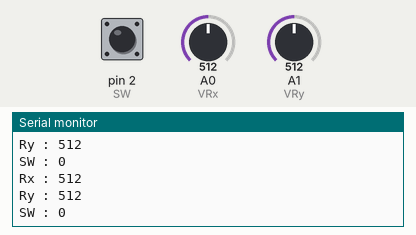
The sketch below on a simulated Arduino Uno, built with avr-gcc and run on an emulated ATmega328P. Shown: the last lines printed to the serial monitor. Inputs (shaded band) come from the test bench; at power-on: A0 (VRx) = 512, A1 (VRy) = 512, pin 2 (SW) HIGH.

Above: at 1.8 s.
1.9 s: A0 (VRx) set to 716
At 2.8 s:
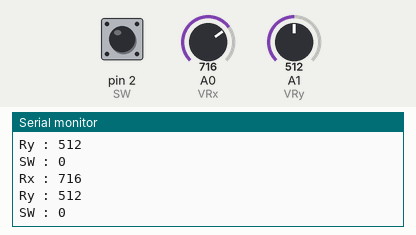
3.4 s: A1 (VRy) set to 716
At 4.7 s:
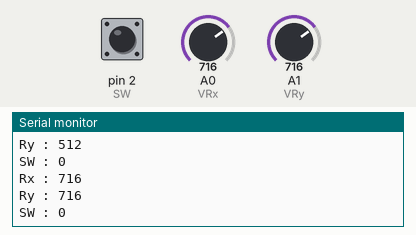
4.9 s: pin 2 (SW) pulled LOW for 1.2 s
At 5.6 s:
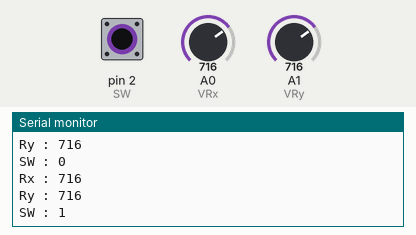
7.6 s: A0 (VRx) set to 900
At 8.8 s:
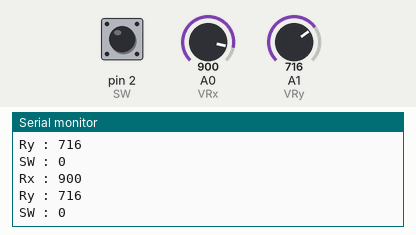
9.1 s: A1 (VRy) set to 900
At 10.8 s:
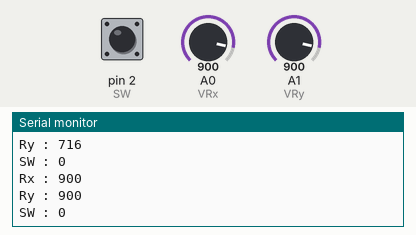
Timing chart, 0 to 11.6 s (numbered marks = the images above; inputs shaded):
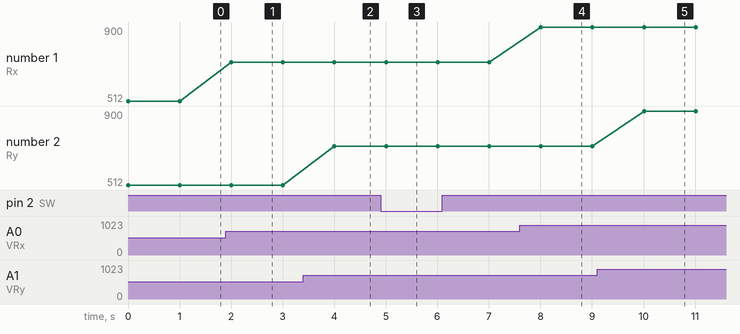

Measured:
- after the input at 1.9 s, the serial monitor: prints a new line after 0.10 s (image 1)
- after the input at 3.4 s, the serial monitor: prints a new line after 0.60 s (image 2)
- after the input at 4.9 s, the serial monitor: prints a new line after 0.11 s (image 3)
- after the input at 7.6 s, the serial monitor: prints a new line after 0.41 s (image 4)
- after the input at 9.1 s, the serial monitor: prints a new line after 0.91 s (image 5)
- plotted number 1: 512 → 716 after the input at 1.9 s, 716 → 900 after the input at 7.6 s

The sketch:

teste_Joystick.ino
```cpp
/**
 * e-mail : rachelsysteme@gmail.com
 * gitHub : https://github.com/RS-malik-el
 * Donation : paypal.me/RachelSysteme
 *
 * @AUTEUR : RACHEL SYSTEME / OpenProgramming
 * DATE : 23/02/2023
 *
 * @Board : Arduino
 *
 * Tester son joystick
 * */

// Pins Joystick
#define VRx A0
#define VRy A1
#define SW  2

void setup(){
	Serial.begin(115200);
	// Configuration des pins
	pinMode(VRx, INPUT);
	pinMode(VRy, INPUT);
	pinMode(SW, INPUT_PULLUP);
}

void loop(){
	Serial.println("Rx : "+String(analogRead(VRx)));
	Serial.println("Ry : "+String(analogRead(VRy)));
	Serial.println("SW : "+String(not digitalRead(SW)));
	Serial.println("");
	delay(1000);
}
```
